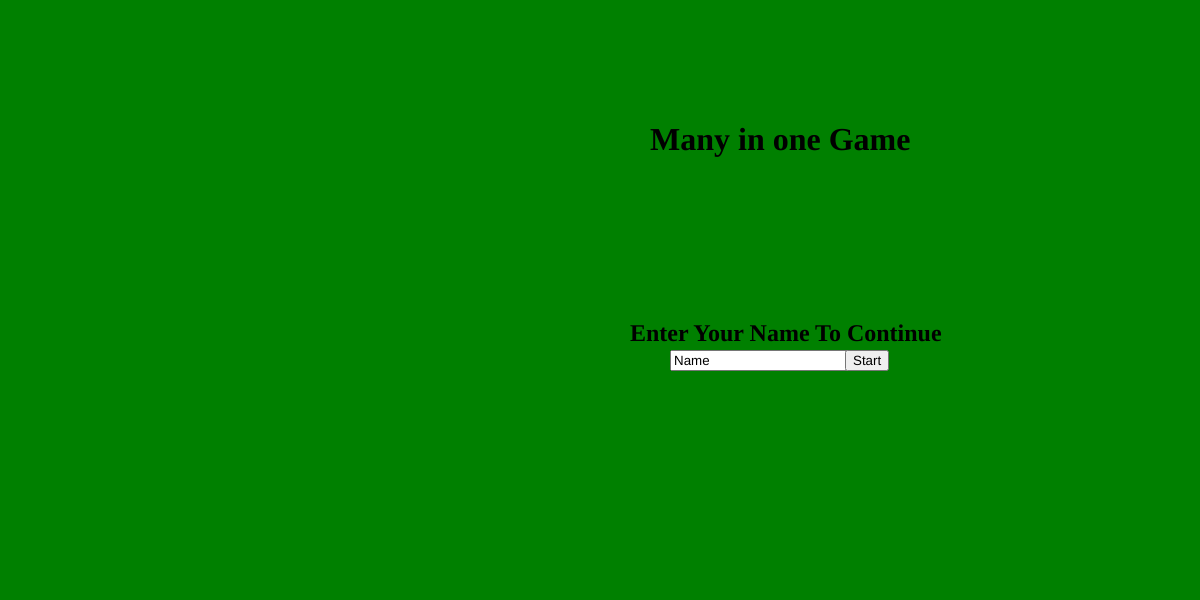
Frame 1 (no input)
Frame 60 (no input): identical to frame 1, image omitted
Frame 120 (the mouse pressed at the canvas centre since frame 60): identical to frame 1, image omitted

The p5.js sketch that drew this single still picture (run headless with seeded random() and noise() and a simulated clock; from frame 60 on, the mouse is pressed at the canvas centre):

// p5.js sketch
// ── sketch.js
var form;



function setup() {
  createCanvas(1200, 600);

  form = new Form;
}

function draw() {
  background("green");
 
  form.display();
  
}

// ── Form.js
class Form {

    constructor() {
        this.input = createInput("Name");
        this.button = createButton("Start");
        this.title = createElement("h1");
        this.enter = createElement("h2")
    }
    hide() {
        this.title.hide();
        this.input.hide();
        this.button.hide();
        this.enter.hide();
    }
    display() {
        this.title.html("Many in one Game");
        this.title.position(650, 100);
        this.input.position(670, 350);
        this.button.position(845,350);
        this.enter.html("Enter Your Name To Continue")
        this.enter.position(630, 300);

      this.button.mousePressed(()=>{
        this.input.hide();
        this.button.hide();
        this.enter.hide();
        });
    }

}
